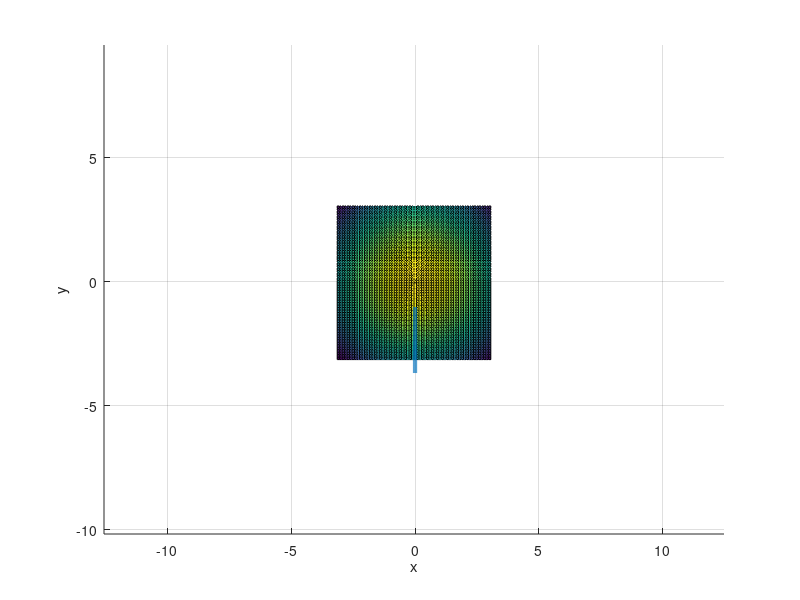

The MATLAB source for this figure:
x = -pi:0.1:pi;
y = -pi:0.1:pi;
[X,Y] = meshgrid(x,y);

h = 0.0000001;
x_0 = 0;
y_0 = -1;

z_0 = 19;

Z = 20 - X.^2 - Y.^2;

derivZ = 1;

x_0 += h;
valDevrivXPast = 20 - x_0^2 - y_0^2;
x_0 -= h;
valDevrivXCurr = 20 - x_0^2 - y_0^2;
derivX = (valDevrivXPast - valDevrivXCurr)/h;

y_0 += h;
valDevrivYPast = 20 - x_0^2 - y_0^2;
y_0 -= h;
valDevrivYCurr = 20 - x_0^2 - y_0^2;
derivY = (valDevrivYPast - valDevrivYCurr)/h;

norm = sqrt(derivZ^2 + derivX^2 + derivY^2);
derivX /= norm
derivY /= norm
derivZ /= norm

t = -3:0.01:0;
x_norm = x_0 + derivX*t;
y_norm = y_0 + derivY*t;
z_norm = z_0 + derivZ*t;

hold on
surf(X,Y,Z);
axis equal;
plot3(x_norm,y_norm,z_norm, 'linewidth', 3);

xlabel('x');
ylabel('y');
zlabel('z');
grid on;
